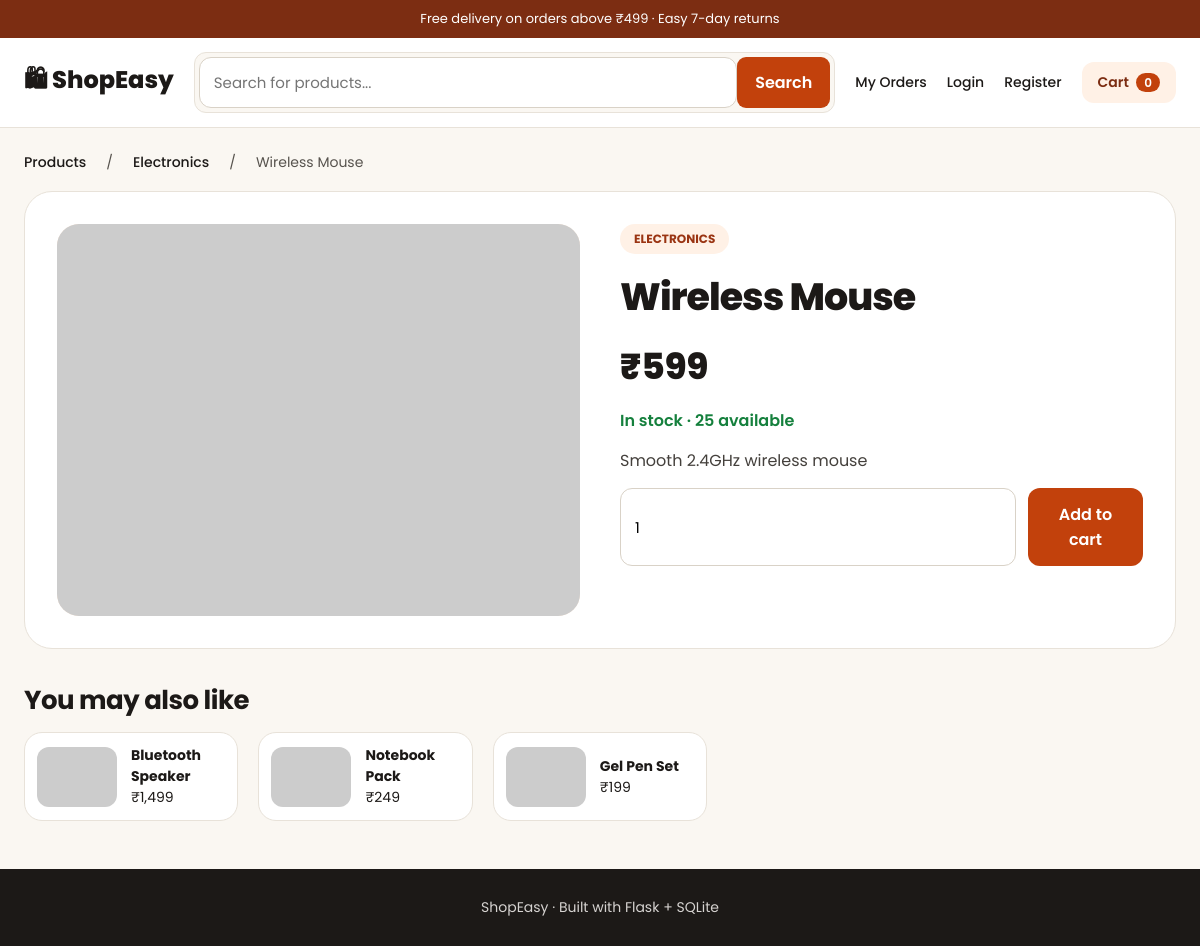
Page /product/1 on the committed database.
### tables this page shows
CREATE TABLE products (
    id INTEGER PRIMARY KEY AUTOINCREMENT,
    name TEXT NOT NULL,
    description TEXT,
    price REAL NOT NULL,
    stock INTEGER DEFAULT 0,
    category TEXT,
    image_url TEXT
);

### app.py (the view)
@app.route("/product/<int:product_id>")
def product_detail(product_id):
    db = get_db()
    product = db.execute(
        "SELECT * FROM products WHERE id = ?", (product_id,)
    ).fetchone()
    if product is None:
        abort(404)
    related = db.execute(
        "SELECT * FROM products WHERE id != ? "
        "ORDER BY (category = ?) DESC, id LIMIT 3",
        (product_id, product["category"]),
    ).fetchall()
    return render_template("product_detail.html", p=product, related=related)

### app.py (called while the page is built)
def get_db():
    if "db" not in g:
        g.db = sqlite3.connect(DATABASE)
        g.db.row_factory = sqlite3.Row
    return g.db

@app.before_request
def load_user():
    g.user = None
    user_id = session.get("user_id")
    if user_id:
        g.user = get_db().execute(
            "SELECT * FROM users WHERE id = ?", (user_id,)
        ).fetchone()

@app.context_processor
def inject_globals():
    count = 0
    if g.user:
        row = get_db().execute(
            "SELECT COALESCE(SUM(quantity), 0) AS n FROM cart_items WHERE user_id = ?",
            (g.user["id"],),
        ).fetchone()
        count = row["n"]
    return dict(user=g.user, cart_count=count)

### templates/product_detail.html
{% extends "base.html" %}
{% block content %}
<nav class="crumbs">
    <a href="{{ url_for('index') }}">Products</a> /
    <a href="{{ url_for('index', category=p['category']) }}">{{ p['category'] }}</a> /
    <span>{{ p['name'] }}</span>
</nav>
<section class="detail">
    <div class="detail-img"><img src="{{ p['image_url'] }}" alt="{{ p['name'] }}"></div>
    <div class="detail-info">
        <span class="pill-soft">{{ p['category'] }}</span>
        <h1>{{ p['name'] }}</h1>
        <div class="detail-price">₹{{ '{:,.0f}'.format(p['price']) }}</div>
        {% if p['stock'] > 0 %}
            <p class="stock ok">In stock · {{ p['stock'] }} available</p>
        {% else %}
            <p class="stock bad">Out of stock</p>
        {% endif %}
        <p class="detail-desc">{{ p['description'] }}</p>
        {% if p['stock'] > 0 %}
        <form class="buy-row" method="post" action="{{ url_for('cart_add', product_id=p['id']) }}">
            <input type="number" name="quantity" value="1" min="1" max="{{ p['stock'] }}" aria-label="Quantity">
            <button type="submit" class="btn">Add to cart</button>
        </form>
        {% endif %}
    </div>
</section>
<h2 class="section-title">You may also like</h2>
<div class="grid">
    {% for r in related %}
    <a class="mini" href="{{ url_for('product_detail', product_id=r['id']) }}">
        <img src="{{ r['image_url'] }}" alt="">
        <span><strong>{{ r['name'] }}</strong><br>₹{{ '{:,.0f}'.format(r['price']) }}</span>
    </a>
    {% endfor %}
</div>
{% endblock %}

### static/style.css (style rules this page uses)
:root { --bg: #FAF7F2; --card: #FFFFFF; --ink: #1C1917; --muted: #57534E; --line: #E8E2D9; --accent: #C2410C; --accent-dark: #9A3412; --tint: #FFF1E6; --deep: #7C2D12; }
* { box-sizing: border-box; margin: 0; padding: 0; }
body { font-family: Poppins, Arial, sans-serif; background: var(--bg); color: var(--ink); }
a { color: var(--accent); text-decoration: none; }
nav { display: flex; align-items: center; gap: 20px; flex-wrap: wrap; }
nav a { color: var(--ink); font-size: 14px; font-weight: 500; }
.btn { display: inline-block; background: var(--accent); color: #fff; border: 0; border-radius: 12px; padding: 14px 24px; font: inherit; font-weight: 600; cursor: pointer; text-align: center; }
.price-row input, .sort select, .buy-row input, .qty-form input, .status-form select { width: 100%; border: 1px solid #D9D2C7; border-radius: 10px; padding: 10px; font: inherit; font-size: 14px; }
.section-title { font-size: 26px; font-weight: 700; letter-spacing: -.5px; margin-bottom: 4px; }
.grid { display: grid; grid-template-columns: repeat(auto-fill, minmax(210px, 1fr)); gap: 20px; margin-top: 12px; }
.crumbs { font-size: 14px; color: var(--muted); margin-bottom: 18px; }
.detail { display: flex; gap: 40px; flex-wrap: wrap; background: var(--card); border: 1px solid var(--line); border-radius: 28px; padding: 32px; margin-bottom: 32px; }
.detail-img { flex: 1 1 380px; background: #FFE8D6; border-radius: 22px; overflow: hidden; }
.detail-img img { width: 100%; display: block; }
.detail-info { flex: 1 1 380px; display: flex; flex-direction: column; gap: 14px; }
.detail-info h1 { font-size: 38px; font-weight: 800; letter-spacing: -1px; }
.pill-soft { align-self: flex-start; background: var(--tint); color: var(--accent-dark); font-size: 12px; font-weight: 700; padding: 6px 14px; border-radius: 20px; text-transform: uppercase; }
.detail-price { font-size: 36px; font-weight: 800; }
.stock.ok { color: #15803D; font-weight: 600; }
.detail-desc { color: #44403C; line-height: 1.7; }
.buy-row { display: flex; gap: 12px; }
.buy-row input { width: 90px; }
.mini { display: flex; align-items: center; gap: 14px; background: var(--card); border: 1px solid var(--line); border-radius: 18px; padding: 12px; color: var(--ink); font-size: 14px; }
.mini img { width: 80px; border-radius: 12px; }
form input[type=text], form input[type=email], form input[type=password], form input[type=tel], form input[type=number], form input[type=url], form textarea { width: 100%; border: 1.5px solid #D9D2C7; border-radius: 12px; padding: 13px 14px; font: inherit; font-size: 15px; background: #fff; }

### rows in the picture
products: category "Electronics", name "Wireless Mouse", category "ELECTRONICS", price "599", stock "25", description "Smooth 2.4GHz wireless mouse"
products: name "Bluetooth Speaker", price "1,499"
products: name "Notebook Pack", price "249"
products: name "Gel Pen Set", price "199"

### other values in the picture
{{ cart_count }} "0"
